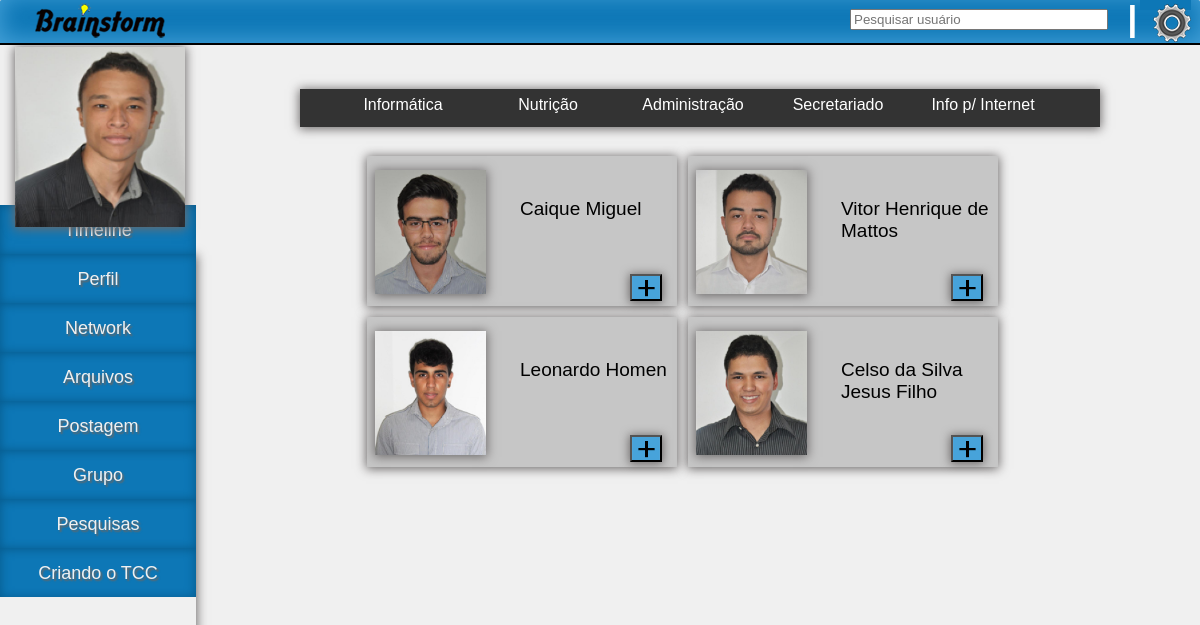
Page /login/network.php (signed in) on the committed database.
### tables this page shows
CREATE TABLE IF NOT EXISTS `lista_amigo` (
  `id_solicitacao` int(6) NOT NULL AUTO_INCREMENT,
  `id_usuario_solicitante` int(5) DEFAULT NULL,
  `id_usuario_solicitado` int(5) DEFAULT NULL,
  `status_solicitacao` int(2) DEFAULT NULL,
  `data_solicitacao` date DEFAULT NULL,
  PRIMARY KEY (`id_solicitacao`),
  KEY `id_usuario_solicitado` (`id_usuario_solicitado`),
  KEY `id_usuario_solicitante` (`id_usuario_solicitante`)
);

CREATE TABLE IF NOT EXISTS `usuario` (
  `id_usuario` int(5) NOT NULL AUTO_INCREMENT,
  `cod_grupo` int(5) DEFAULT NULL,
  `login_usuario` varchar(20) DEFAULT NULL,
  `dtnasc_usuario` date DEFAULT NULL,
  `ultimo_acesso_usuario` date DEFAULT NULL,
  `sexo_usuario` varchar(10) DEFAULT NULL,
  `senha_usuario` varchar(15) DEFAULT NULL,
  `endereco_usuario` varchar(50) DEFAULT NULL,
  `nome_usuario` varchar(50) DEFAULT NULL,
  `curso_usuario` varchar(30) DEFAULT NULL,
  `email_usuario` varchar(50) DEFAULT NULL,
  `objetivo_usuario` varchar(300) DEFAULT NULL,
  PRIMARY KEY (`id_usuario`),
  KEY `cod_grupo` (`cod_grupo`)
);

### login/exibe_amigo_network.php (the view, shortened to what this page needs)
<?php
	$select = "SELECT id_usuario_solicitado,id_usuario_solicitante,status_solicitacao FROM lista_amigo WHERE id_usuario_solicitado = '$_SESSION[id]' AND status_solicitacao = 1 OR id_usuario_solicitante = '$_SESSION[id]' AND status_solicitacao = 1";
	$query = mysql_query($select);
		while ($array = mysql_fetch_array($query)) {
					if ($array['id_usuario_solicitado'] == $_SESSION['id']) {
							$busca_nome = "SELECT id_usuario,nome_usuario,cod_grupo FROM usuario WHERE id_usuario = '$array[id_usuario_solicitante]'";
							$query2 = mysql_query($busca_nome);
							$result = mysql_result($query2,0,'nome_usuario');
							$array_foto = mysql_result($query2,0,'id_usuario');
							echo "
									<table class='table'>
                                    <tr>
                                    <td>"; include ('exibir_foto_network.php'); echo"<p class='nome_net'>$result</p> <p class='grupo_net'></p>
									<form action='perfil_amigo.php' method='get'>
									<input type='hidden' name='id_usuario_amigo' value='$array[id_usuario_solicitante]' />
									<input type='submit' class='img2_net' name='view_amigo' value='' />
									</form></td>
                                    </tr>
                                    </table>
							";
					}
					if ($array['id_usuario_solicitante'] == $_SESSION['id']) {
					$busca_nome2 = "SELECT id_usuario,nome_usuario,cod_grupo FROM usuario WHERE id_usuario = '$array[id_usuario_solicitado]'";
							$query3 = mysql_query($busca_nome2);
							$result2 = mysql_result($query3,0,'nome_usuario');
							$array_foto = mysql_result($query3,0,'id_usuario');
							echo "
									<table class='table'>
                                    <tr>
                                    <td>"; include ('exibir_foto_network.php'); echo"<p class='nome_net'>$result2</p> <p class='grupo_net'></p>
									<form action='perfil_amigo.php' method='get'>
									<input type='hidden' name='id_usuario_amigo' value='$array[id_usuario_solicitado]' />
									<input type='submit' class='img2_net' name='view_amigo' value='' /></form></td>
                                    </tr>
                                    </table>
							";
					}
			}
?>

### login/exibir_foto_network.php
<?php
$pasta = "imgperfil";
		$open = opendir($pasta);
		while ($arq = readdir($open)) {
			if ($arq <> "." && $arq <> "..") {
				$exp = explode (".",$arq);
				if ($exp[0] == $array_foto) {
				echo "<img src='$pasta/$arq' class='img_net' />";
				}
			}
			}
?>

### login/css/topo.css (style rules this page uses)
html,body { margin:0 auto; padding:0; background-color:#f0f0f0; overflow-x:hidden; }

### login/css/conteudo_network.css (style rules this page uses)
.table { width:310px; display:inline-block; background-color:#c6c6c6; box-shadow: 0px 1px 10px 1px #6d6a6a; margin-left:7px; margin-top:7px; }
#people tr { height:146px; }
.img_net { height:124px; width:111px; margin-left:5px; margin-top:5px; box-shadow: 0px 1px 10px 1px #6d6a6a; }
.nome_net { position:absolute; margin-top:-100px; margin-left:150px; width:150px; font-size:19px; font-family: 'Cantarell', sans-serif; }
.img2_net { position:absolute; margin-top:-24px; margin-left:260px; cursor:pointer; width:32px; height:27px; background-image:url(../images/img_net.png); box-shadow: 0px 1px 10px 1px #6d6a6a; }

### rows in the picture
lista_amigo: id_usuario_solicitante.nome_usuario "Caique Miguel"
lista_amigo: id_usuario_solicitado.nome_usuario "Vitor Henrique de Mattos"
lista_amigo: id_usuario_solicitado.nome_usuario "Leonardo Homen"
lista_amigo: id_usuario_solicitante.nome_usuario "Celso da Silva Jesus Filho"
